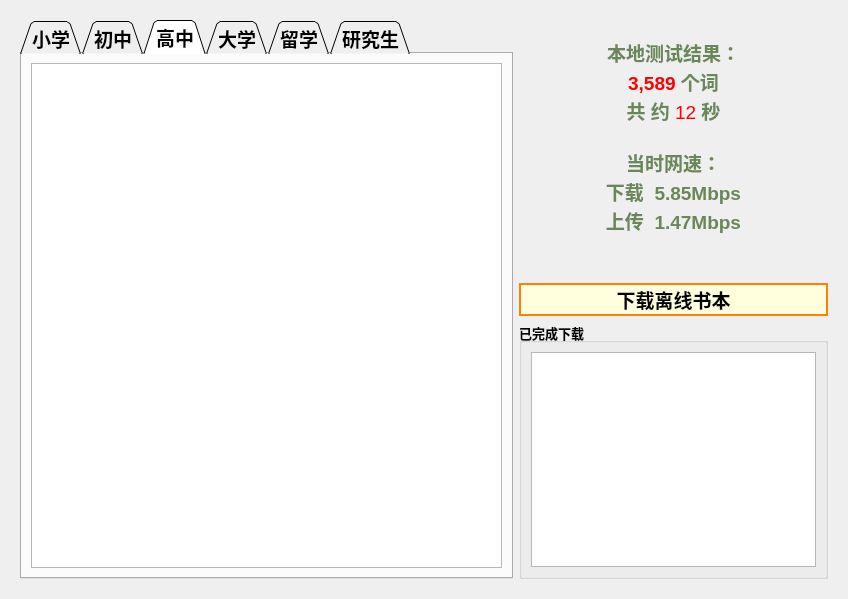
<?xml version="1.0" encoding="UTF-8"?>
<ui version="4.0">
 <class>Form</class>
 <widget class="QWidget" name="Form">
  <property name="geometry">
   <rect>
    <x>0</x>
    <y>0</y>
    <width>848</width>
    <height>599</height>
   </rect>
  </property>
  <property name="windowTitle">
   <string>Form</string>
  </property>
  <layout class="QGridLayout" name="gridLayout">
   <item row="0" column="0">
    <widget class="QStackedWidget" name="stackedWidget">
     <property name="currentIndex">
      <number>0</number>
     </property>
     <widget class="QWidget" name="page">
      <layout class="QGridLayout" name="gridLayout_9">
       <item row="0" column="0">
        <widget class="QTabWidget" name="tabWidget">
         <property name="sizePolicy">
          <sizepolicy hsizetype="MinimumExpanding" vsizetype="Expanding">
           <horstretch>0</horstretch>
           <verstretch>0</verstretch>
          </sizepolicy>
         </property>
         <property name="minimumSize">
          <size>
           <width>493</width>
           <height>0</height>
          </size>
         </property>
         <property name="font">
          <font>
           <family>Times New Roman</family>
           <pointsize>14</pointsize>
           <weight>75</weight>
           <italic>false</italic>
           <bold>true</bold>
          </font>
         </property>
         <property name="cursor">
          <cursorShape>ArrowCursor</cursorShape>
         </property>
         <property name="styleSheet">
          <string notr="true"/>
         </property>
         <property name="tabPosition">
          <enum>QTabWidget::North</enum>
         </property>
         <property name="tabShape">
          <enum>QTabWidget::Triangular</enum>
         </property>
         <property name="currentIndex">
          <number>2</number>
         </property>
         <property name="elideMode">
          <enum>Qt::ElideNone</enum>
         </property>
         <widget class="QWidget" name="tab">
          <attribute name="title">
           <string>小学</string>
          </attribute>
          <layout class="QGridLayout" name="gridLayout_3">
           <item row="0" column="0">
            <widget class="QListWidget" name="list_1">
             <property name="font">
              <font>
               <family>Times New Roman</family>
               <pointsize>18</pointsize>
               <weight>75</weight>
               <italic>false</italic>
               <bold>true</bold>
              </font>
             </property>
             <property name="styleSheet">
              <string notr="true"/>
             </property>
             <property name="alternatingRowColors">
              <bool>true</bool>
             </property>
             <property name="selectionMode">
              <enum>QAbstractItemView::MultiSelection</enum>
             </property>
             <property name="movement">
              <enum>QListView::Static</enum>
             </property>
             <property name="spacing">
              <number>20</number>
             </property>
            </widget>
           </item>
          </layout>
         </widget>
         <widget class="QWidget" name="tab_2">
          <attribute name="title">
           <string>初中</string>
          </attribute>
          <layout class="QGridLayout" name="gridLayout_4">
           <item row="0" column="0">
            <widget class="QListWidget" name="list_2">
             <property name="font">
              <font>
               <family>Times New Roman</family>
               <pointsize>18</pointsize>
               <weight>75</weight>
               <italic>false</italic>
               <bold>true</bold>
              </font>
             </property>
             <property name="alternatingRowColors">
              <bool>true</bool>
             </property>
             <property name="selectionMode">
              <enum>QAbstractItemView::MultiSelection</enum>
             </property>
             <property name="spacing">
              <number>20</number>
             </property>
            </widget>
           </item>
          </layout>
         </widget>
         <widget class="QWidget" name="tab_3">
          <attribute name="title">
           <string>高中</string>
          </attribute>
          <layout class="QGridLayout" name="gridLayout_5">
           <item row="0" column="0">
            <widget class="QListWidget" name="list_3">
             <property name="font">
              <font>
               <family>Times New Roman</family>
               <pointsize>18</pointsize>
               <weight>75</weight>
               <bold>true</bold>
              </font>
             </property>
             <property name="alternatingRowColors">
              <bool>true</bool>
             </property>
             <property name="selectionMode">
              <enum>QAbstractItemView::MultiSelection</enum>
             </property>
             <property name="spacing">
              <number>20</number>
             </property>
            </widget>
           </item>
          </layout>
         </widget>
         <widget class="QWidget" name="tab_4">
          <attribute name="title">
           <string>大学</string>
          </attribute>
          <layout class="QGridLayout" name="gridLayout_6">
           <item row="0" column="0">
            <widget class="QListWidget" name="list_4">
             <property name="font">
              <font>
               <family>Times New Roman</family>
               <pointsize>18</pointsize>
               <weight>75</weight>
               <bold>true</bold>
              </font>
             </property>
             <property name="alternatingRowColors">
              <bool>true</bool>
             </property>
             <property name="selectionMode">
              <enum>QAbstractItemView::MultiSelection</enum>
             </property>
             <property name="spacing">
              <number>20</number>
             </property>
            </widget>
           </item>
          </layout>
         </widget>
         <widget class="QWidget" name="tab_5">
          <attribute name="title">
           <string>留学</string>
          </attribute>
          <layout class="QGridLayout" name="gridLayout_7">
           <item row="0" column="0">
            <widget class="QListWidget" name="list_5">
             <property name="font">
              <font>
               <family>Times New Roman</family>
               <pointsize>18</pointsize>
               <weight>75</weight>
               <bold>true</bold>
              </font>
             </property>
             <property name="alternatingRowColors">
              <bool>true</bool>
             </property>
             <property name="selectionMode">
              <enum>QAbstractItemView::MultiSelection</enum>
             </property>
             <property name="spacing">
              <number>20</number>
             </property>
            </widget>
           </item>
          </layout>
         </widget>
         <widget class="QWidget" name="tab_6">
          <attribute name="title">
           <string>研究生</string>
          </attribute>
          <layout class="QGridLayout" name="gridLayout_2">
           <item row="0" column="0">
            <widget class="QListWidget" name="list_6">
             <property name="font">
              <font>
               <family>Times New Roman</family>
               <pointsize>18</pointsize>
               <weight>75</weight>
               <bold>true</bold>
              </font>
             </property>
             <property name="alternatingRowColors">
              <bool>true</bool>
             </property>
             <property name="selectionMode">
              <enum>QAbstractItemView::MultiSelection</enum>
             </property>
             <property name="spacing">
              <number>20</number>
             </property>
            </widget>
           </item>
          </layout>
         </widget>
        </widget>
       </item>
       <item row="0" column="1">
        <layout class="QVBoxLayout" name="verticalLayout" stretch="0,1,0">
         <item>
          <widget class="QTextEdit" name="textEdit">
           <property name="sizePolicy">
            <sizepolicy hsizetype="MinimumExpanding" vsizetype="MinimumExpanding">
             <horstretch>0</horstretch>
             <verstretch>0</verstretch>
            </sizepolicy>
           </property>
           <property name="minimumSize">
            <size>
             <width>280</width>
             <height>250</height>
            </size>
           </property>
           <property name="styleSheet">
            <string notr="true">background-color:transparent;</string>
           </property>
           <property name="readOnly">
            <bool>true</bool>
           </property>
           <property name="html">
            <string>&lt;!DOCTYPE HTML PUBLIC &quot;-//W3C//DTD HTML 4.0//EN&quot; &quot;http://www.w3.org/TR/REC-html40/strict.dtd&quot;&gt;
&lt;html&gt;&lt;head&gt;&lt;meta name=&quot;qrichtext&quot; content=&quot;1&quot; /&gt;&lt;style type=&quot;text/css&quot;&gt;
p, li { white-space: pre-wrap; }
&lt;/style&gt;&lt;/head&gt;&lt;body style=&quot; font-family:'MS Shell Dlg 2'; font-size:7.8pt; font-weight:400; font-style:normal;&quot;&gt;
&lt;p align=&quot;center&quot; style=&quot;-qt-paragraph-type:empty; margin-top:0px; margin-bottom:0px; margin-left:0px; margin-right:0px; -qt-block-indent:0; text-indent:0px;&quot;&gt;&lt;br /&gt;&lt;/p&gt;
&lt;p align=&quot;center&quot; style=&quot; margin-top:0px; margin-bottom:0px; margin-left:0px; margin-right:0px; -qt-block-indent:0; text-indent:0px;&quot;&gt;&lt;span style=&quot; font-family:'Consolas'; font-size:14pt; font-weight:600; color:#6a8759;&quot;&gt;本地测试结果：&lt;/span&gt;&lt;/p&gt;
&lt;p align=&quot;center&quot; style=&quot; margin-top:0px; margin-bottom:0px; margin-left:0px; margin-right:0px; -qt-block-indent:0; text-indent:0px;&quot;&gt;&lt;span style=&quot; font-family:'Consolas'; font-size:14pt; font-weight:600; color:#ff0000;&quot;&gt;3,589&lt;/span&gt;&lt;span style=&quot; font-family:'Consolas'; font-size:14pt; font-weight:600; color:#6a8759;&quot;&gt; &lt;/span&gt;&lt;span style=&quot; font-family:'等线'; font-size:14pt; font-weight:600; color:#6a8759;&quot;&gt;个词&lt;/span&gt;&lt;/p&gt;
&lt;p align=&quot;center&quot; style=&quot; margin-top:0px; margin-bottom:0px; margin-left:0px; margin-right:0px; -qt-block-indent:0; text-indent:0px;&quot;&gt;&lt;span style=&quot; font-family:'等线'; font-size:14pt; font-weight:600; color:#6a8759;&quot;&gt;共 约 &lt;/span&gt;&lt;span style=&quot; font-family:'等线'; font-size:14pt; color:#ff0000;&quot;&gt;12 &lt;/span&gt;&lt;span style=&quot; font-family:'等线'; font-size:14pt; font-weight:600; color:#6a8759;&quot;&gt;秒&lt;/span&gt;&lt;/p&gt;
&lt;p align=&quot;center&quot; style=&quot;-qt-paragraph-type:empty; margin-top:0px; margin-bottom:0px; margin-left:0px; margin-right:0px; -qt-block-indent:0; text-indent:0px; font-family:'等线'; font-size:14pt; font-weight:600; color:#6a8759;&quot;&gt;&lt;br /&gt;&lt;/p&gt;
&lt;p align=&quot;center&quot; style=&quot; margin-top:0px; margin-bottom:0px; margin-left:0px; margin-right:0px; -qt-block-indent:0; text-indent:0px;&quot;&gt;&lt;span style=&quot; font-family:'等线'; font-size:14pt; font-weight:600; color:#6a8759;&quot;&gt;当时网速：&lt;/span&gt;&lt;/p&gt;
&lt;p align=&quot;center&quot; style=&quot; margin-top:0px; margin-bottom:0px; margin-left:0px; margin-right:0px; -qt-block-indent:0; text-indent:0px;&quot;&gt;&lt;span style=&quot; font-family:'等线'; font-size:14pt; font-weight:600; color:#6a8759;&quot;&gt;下载&lt;/span&gt;&lt;span style=&quot; font-family:'Consolas'; font-size:14pt; font-weight:600; color:#6a8759;&quot;&gt;  5.85Mbps&lt;/span&gt;&lt;/p&gt;
&lt;p align=&quot;center&quot; style=&quot; margin-top:0px; margin-bottom:0px; margin-left:0px; margin-right:0px; -qt-block-indent:0; text-indent:0px;&quot;&gt;&lt;span style=&quot; font-family:'等线'; font-size:14pt; font-weight:600; color:#6a8759;&quot;&gt;上传&lt;/span&gt;&lt;span style=&quot; font-family:'Consolas'; font-size:14pt; font-weight:600; color:#6a8759;&quot;&gt;  1.47Mbps&lt;/span&gt;&lt;/p&gt;&lt;/body&gt;&lt;/html&gt;</string>
           </property>
          </widget>
         </item>
         <item>
          <widget class="QPushButton" name="downloadBtn">
           <property name="font">
            <font>
             <family>MS Sans Serif</family>
             <pointsize>14</pointsize>
             <weight>75</weight>
             <bold>true</bold>
            </font>
           </property>
           <property name="cursor">
            <cursorShape>PointingHandCursor</cursorShape>
           </property>
           <property name="focusPolicy">
            <enum>Qt::NoFocus</enum>
           </property>
           <property name="styleSheet">
            <string notr="true">border:solid;
border-width: 2px;
border-radius:20px;
border-color: rgb(254, 129, 5);
background-color:rgb(255, 255, 222)</string>
           </property>
           <property name="text">
            <string>下载离线书本</string>
           </property>
          </widget>
         </item>
         <item>
          <widget class="QGroupBox" name="groupBox">
           <property name="font">
            <font>
             <pointsize>10</pointsize>
             <weight>75</weight>
             <bold>true</bold>
            </font>
           </property>
           <property name="title">
            <string>已完成下载</string>
           </property>
           <layout class="QGridLayout" name="gridLayout_8">
            <item row="0" column="0">
             <widget class="QListWidget" name="finishedList">
              <property name="font">
               <font>
                <pointsize>14</pointsize>
                <weight>75</weight>
                <bold>true</bold>
               </font>
              </property>
              <property name="alternatingRowColors">
               <bool>true</bool>
              </property>
              <property name="isWrapping" stdset="0">
               <bool>false</bool>
              </property>
              <property name="spacing">
               <number>10</number>
              </property>
              <property name="wordWrap">
               <bool>true</bool>
              </property>
             </widget>
            </item>
           </layout>
          </widget>
         </item>
        </layout>
       </item>
      </layout>
     </widget>
     <widget class="QWidget" name="page_2">
      <layout class="QGridLayout" name="gridLayout_10">
       <item row="0" column="0">
        <widget class="QLabel" name="confirmLabel">
         <property name="sizePolicy">
          <sizepolicy hsizetype="Preferred" vsizetype="Minimum">
           <horstretch>0</horstretch>
           <verstretch>0</verstretch>
          </sizepolicy>
         </property>
         <property name="minimumSize">
          <size>
           <width>0</width>
           <height>30</height>
          </size>
         </property>
         <property name="font">
          <font>
           <family>Times New Roman</family>
           <pointsize>12</pointsize>
           <weight>75</weight>
           <bold>true</bold>
          </font>
         </property>
         <property name="text">
          <string>&lt;html&gt;&lt;head/&gt;&lt;body&gt;&lt;p align=&quot;center&quot;&gt;共选择 4 本书， 预计 时间&lt;/p&gt;&lt;/body&gt;&lt;/html&gt;</string>
         </property>
        </widget>
       </item>
       <item row="1" column="0">
        <layout class="QVBoxLayout" name="verticalLayout_2">
         <item>
          <layout class="QHBoxLayout" name="horizontalLayout_2">
           <item>
            <spacer name="horizontalSpacer_3">
             <property name="orientation">
              <enum>Qt::Horizontal</enum>
             </property>
             <property name="sizeHint" stdset="0">
              <size>
               <width>40</width>
               <height>20</height>
              </size>
             </property>
            </spacer>
           </item>
           <item>
            <widget class="QPushButton" name="backBtn_DS">
             <property name="sizePolicy">
              <sizepolicy hsizetype="Expanding" vsizetype="Fixed">
               <horstretch>0</horstretch>
               <verstretch>0</verstretch>
              </sizepolicy>
             </property>
             <property name="minimumSize">
              <size>
               <width>50</width>
               <height>0</height>
              </size>
             </property>
             <property name="font">
              <font>
               <family>Times New Roman</family>
               <pointsize>14</pointsize>
               <weight>75</weight>
               <bold>true</bold>
              </font>
             </property>
             <property name="cursor">
              <cursorShape>PointingHandCursor</cursorShape>
             </property>
             <property name="styleSheet">
              <string notr="true">border:solid;
border-width: 2px;
border-radius:20px;
border-color: rgb(254, 129, 5);
background-color:rgb(255, 255, 222)</string>
             </property>
             <property name="text">
              <string>返回</string>
             </property>
            </widget>
           </item>
           <item>
            <widget class="QPushButton" name="confirmBtn">
             <property name="sizePolicy">
              <sizepolicy hsizetype="Expanding" vsizetype="Fixed">
               <horstretch>0</horstretch>
               <verstretch>0</verstretch>
              </sizepolicy>
             </property>
             <property name="font">
              <font>
               <family>Times New Roman</family>
               <pointsize>14</pointsize>
               <weight>75</weight>
               <bold>true</bold>
              </font>
             </property>
             <property name="cursor">
              <cursorShape>PointingHandCursor</cursorShape>
             </property>
             <property name="styleSheet">
              <string notr="true">color:red;
border:solid;
border-width: 2px;
border-radius:20px;
border-color: rgb(254, 129, 5);
background-color:rgb(255, 255, 222)</string>
             </property>
             <property name="text">
              <string>确认下载</string>
             </property>
            </widget>
           </item>
           <item>
            <spacer name="horizontalSpacer_4">
             <property name="orientation">
              <enum>Qt::Horizontal</enum>
             </property>
             <property name="sizeHint" stdset="0">
              <size>
               <width>40</width>
               <height>20</height>
              </size>
             </property>
            </spacer>
           </item>
          </layout>
         </item>
         <item>
          <layout class="QHBoxLayout" name="horizontalLayout">
           <item>
            <spacer name="horizontalSpacer">
             <property name="orientation">
              <enum>Qt::Horizontal</enum>
             </property>
             <property name="sizeHint" stdset="0">
              <size>
               <width>40</width>
               <height>20</height>
              </size>
             </property>
            </spacer>
           </item>
           <item>
            <widget class="QListWidget" name="confirmList">
             <property name="font">
              <font>
               <family>Times New Roman</family>
               <pointsize>14</pointsize>
               <weight>75</weight>
               <bold>true</bold>
              </font>
             </property>
             <property name="alternatingRowColors">
              <bool>true</bool>
             </property>
             <property name="spacing">
              <number>20</number>
             </property>
            </widget>
           </item>
           <item>
            <spacer name="horizontalSpacer_2">
             <property name="orientation">
              <enum>Qt::Horizontal</enum>
             </property>
             <property name="sizeHint" stdset="0">
              <size>
               <width>40</width>
               <height>20</height>
              </size>
             </property>
            </spacer>
           </item>
          </layout>
         </item>
        </layout>
       </item>
      </layout>
     </widget>
     <widget class="QWidget" name="page_3">
      <layout class="QGridLayout" name="gridLayout_11">
       <item row="1" column="0">
        <widget class="QLabel" name="label">
         <property name="enabled">
          <bool>false</bool>
         </property>
         <property name="text">
          <string>&lt;!DOCTYPE HTML PUBLIC &quot;-//W3C//DTD HTML 4.0//EN&quot; &quot;http://www.w3.org/TR/REC-html40/strict.dtd&quot;&gt;
&lt;html&gt;&lt;head&gt;&lt;meta name=&quot;qrichtext&quot; content=&quot;1&quot; /&gt;&lt;style type=&quot;text/css&quot;&gt;
p, li { white-space: pre-wrap; }
&lt;/style&gt;&lt;/head&gt;&lt;body style=&quot; font-family:'MS Shell Dlg 2'; font-size:8pt; font-weight:400; font-style:normal;&quot;&gt;
&lt;p align=&quot;center&quot; style=&quot; margin-top:12px; margin-bottom:12px; margin-left:0px; margin-right:0px; -qt-block-indent:0; text-indent:0px;&quot;&gt;&lt;span style=&quot; font-size:28pt; font-weight:600; font-style:italic;&quot;&gt;Time is a river and let it gently on the slip through your fingers.&lt;/span&gt;&lt;/p&gt;
&lt;p align=&quot;center&quot; style=&quot;-qt-paragraph-type:empty; margin-top:12px; margin-bottom:12px; margin-left:0px; margin-right:0px; -qt-block-indent:0; text-indent:0px; font-size:28pt; font-weight:600; font-style:italic;&quot;&gt;&lt;br /&gt;&lt;/p&gt;
&lt;p align=&quot;center&quot; style=&quot; margin-top:12px; margin-bottom:12px; margin-left:0px; margin-right:0px; -qt-block-indent:0; text-indent:0px;&quot;&gt;&lt;span style=&quot; font-size:28pt; font-weight:600;&quot;&gt;时间是一条金河，莫让他轻轻地在你指尖溜过&lt;/span&gt;&lt;/p&gt;
&lt;p align=&quot;center&quot; style=&quot;-qt-paragraph-type:empty; margin-top:12px; margin-bottom:12px; margin-left:0px; margin-right:0px; -qt-block-indent:0; text-indent:0px;&quot;&gt;&lt;br /&gt;&lt;/p&gt;&lt;/body&gt;&lt;/html&gt;</string>
         </property>
         <property name="wordWrap">
          <bool>true</bool>
         </property>
        </widget>
       </item>
       <item row="0" column="0">
        <widget class="QProgressBar" name="progressBar">
         <property name="sizePolicy">
          <sizepolicy hsizetype="Expanding" vsizetype="Fixed">
           <horstretch>0</horstretch>
           <verstretch>0</verstretch>
          </sizepolicy>
         </property>
         <property name="minimumSize">
          <size>
           <width>0</width>
           <height>40</height>
          </size>
         </property>
         <property name="value">
          <number>0</number>
         </property>
        </widget>
       </item>
      </layout>
     </widget>
    </widget>
   </item>
  </layout>
 </widget>
 <resources/>
 <connections/>
</ui>
